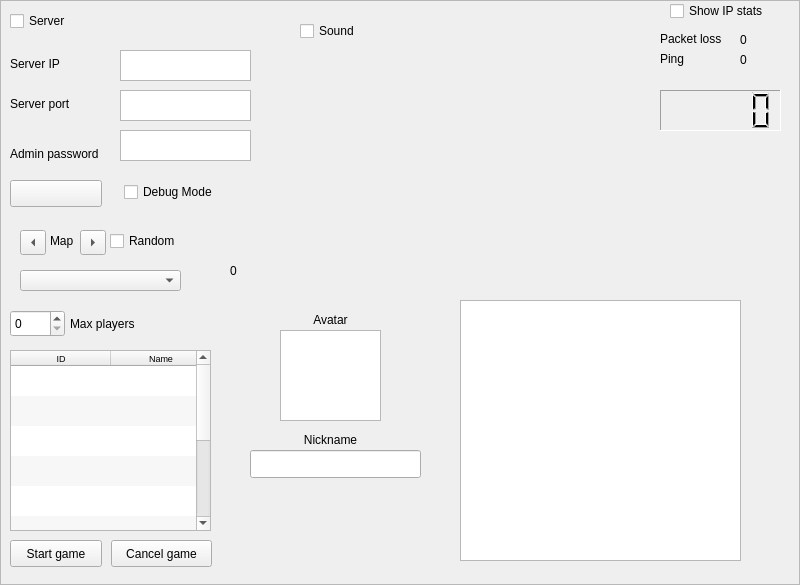
<?xml version="1.0" encoding="UTF-8"?>
<ui version="4.0">
 <class>MenuFrame</class>
 <widget class="QFrame" name="MenuFrame">
  <property name="geometry">
   <rect>
    <x>0</x>
    <y>0</y>
    <width>800</width>
    <height>585</height>
   </rect>
  </property>
  <property name="windowTitle">
   <string>Frame</string>
  </property>
  <property name="frameShape">
   <enum>QFrame::StyledPanel</enum>
  </property>
  <property name="frameShadow">
   <enum>QFrame::Raised</enum>
  </property>
  <widget class="QWidget" name="sound_pref" native="true">
   <property name="geometry">
    <rect>
     <x>290</x>
     <y>10</y>
     <width>171</width>
     <height>71</height>
    </rect>
   </property>
   <widget class="QCheckBox" name="sound">
    <property name="geometry">
     <rect>
      <x>10</x>
      <y>10</y>
      <width>91</width>
      <height>22</height>
     </rect>
    </property>
    <property name="text">
     <string>Sound</string>
    </property>
   </widget>
  </widget>
  <widget class="QWidget" name="player_data" native="true">
   <property name="geometry">
    <rect>
     <x>230</x>
     <y>300</y>
     <width>211</width>
     <height>191</height>
    </rect>
   </property>
   <widget class="QLabel" name="label">
    <property name="geometry">
     <rect>
      <x>40</x>
      <y>10</y>
      <width>121</width>
      <height>20</height>
     </rect>
    </property>
    <property name="text">
     <string>Avatar</string>
    </property>
    <property name="alignment">
     <set>Qt::AlignCenter</set>
    </property>
   </widget>
   <widget class="QGraphicsView" name="graphicsView">
    <property name="geometry">
     <rect>
      <x>50</x>
      <y>30</y>
      <width>101</width>
      <height>91</height>
     </rect>
    </property>
   </widget>
   <widget class="QLabel" name="label_2">
    <property name="geometry">
     <rect>
      <x>40</x>
      <y>130</y>
      <width>121</width>
      <height>20</height>
     </rect>
    </property>
    <property name="text">
     <string>Nickname</string>
    </property>
    <property name="alignment">
     <set>Qt::AlignCenter</set>
    </property>
   </widget>
   <widget class="QLineEdit" name="playerName">
    <property name="geometry">
     <rect>
      <x>20</x>
      <y>150</y>
      <width>171</width>
      <height>28</height>
     </rect>
    </property>
    <property name="maxLength">
     <number>16</number>
    </property>
   </widget>
  </widget>
  <widget class="QLCDNumber" name="gameClock">
   <property name="enabled">
    <bool>true</bool>
   </property>
   <property name="geometry">
    <rect>
     <x>660</x>
     <y>90</y>
     <width>121</width>
     <height>41</height>
    </rect>
   </property>
   <property name="frameShape">
    <enum>QFrame::Panel</enum>
   </property>
   <property name="frameShadow">
    <enum>QFrame::Sunken</enum>
   </property>
   <property name="smallDecimalPoint">
    <bool>false</bool>
   </property>
  </widget>
  <widget class="QWidget" name="gridLayoutWidget">
   <property name="geometry">
    <rect>
     <x>660</x>
     <y>140</y>
     <width>121</width>
     <height>121</height>
    </rect>
   </property>
   <layout class="QGridLayout" name="playerListLayout">
    <property name="spacing">
     <number>0</number>
    </property>
   </layout>
  </widget>
  <widget class="QWidget" name="ip_stats" native="true">
   <property name="enabled">
    <bool>true</bool>
   </property>
   <property name="geometry">
    <rect>
     <x>660</x>
     <y>0</y>
     <width>131</width>
     <height>81</height>
    </rect>
   </property>
   <widget class="QLabel" name="pack_loss_text">
    <property name="geometry">
     <rect>
      <x>0</x>
      <y>30</y>
      <width>81</width>
      <height>17</height>
     </rect>
    </property>
    <property name="text">
     <string>Packet loss</string>
    </property>
   </widget>
   <widget class="QLabel" name="ping_text">
    <property name="geometry">
     <rect>
      <x>0</x>
      <y>50</y>
      <width>59</width>
      <height>17</height>
     </rect>
    </property>
    <property name="text">
     <string>Ping</string>
    </property>
   </widget>
   <widget class="QLabel" name="pack_loss_pic">
    <property name="geometry">
     <rect>
      <x>80</x>
      <y>30</y>
      <width>20</width>
      <height>20</height>
     </rect>
    </property>
    <property name="text">
     <string>0</string>
    </property>
   </widget>
   <widget class="QLabel" name="ping_pic">
    <property name="geometry">
     <rect>
      <x>80</x>
      <y>50</y>
      <width>20</width>
      <height>20</height>
     </rect>
    </property>
    <property name="text">
     <string>0</string>
    </property>
   </widget>
   <widget class="QCheckBox" name="stats_check">
    <property name="geometry">
     <rect>
      <x>10</x>
      <y>0</y>
      <width>111</width>
      <height>22</height>
     </rect>
    </property>
    <property name="text">
     <string>Show IP stats</string>
    </property>
   </widget>
  </widget>
  <widget class="QWidget" name="adminWidget" native="true">
   <property name="geometry">
    <rect>
     <x>0</x>
     <y>220</y>
     <width>221</width>
     <height>361</height>
    </rect>
   </property>
   <widget class="QSpinBox" name="maxPlayersBox">
    <property name="geometry">
     <rect>
      <x>10</x>
      <y>90</y>
      <width>55</width>
      <height>27</height>
     </rect>
    </property>
   </widget>
   <widget class="QLabel" name="maxPlayers_label">
    <property name="geometry">
     <rect>
      <x>70</x>
      <y>90</y>
      <width>101</width>
      <height>27</height>
     </rect>
    </property>
    <property name="text">
     <string>Max players</string>
    </property>
   </widget>
   <widget class="QPushButton" name="startGameButton">
    <property name="geometry">
     <rect>
      <x>10</x>
      <y>320</y>
      <width>92</width>
      <height>27</height>
     </rect>
    </property>
    <property name="text">
     <string>Start game</string>
    </property>
   </widget>
   <widget class="QTableWidget" name="playersList">
    <property name="geometry">
     <rect>
      <x>10</x>
      <y>130</y>
      <width>201</width>
      <height>181</height>
     </rect>
    </property>
    <property name="font">
     <font>
      <pointsize>7</pointsize>
     </font>
    </property>
    <property name="horizontalScrollBarPolicy">
     <enum>Qt::ScrollBarAlwaysOff</enum>
    </property>
    <property name="alternatingRowColors">
     <bool>true</bool>
    </property>
    <property name="selectionMode">
     <enum>QAbstractItemView::NoSelection</enum>
    </property>
    <property name="showGrid">
     <bool>false</bool>
    </property>
    <property name="gridStyle">
     <enum>Qt::SolidLine</enum>
    </property>
    <property name="wordWrap">
     <bool>false</bool>
    </property>
    <property name="cornerButtonEnabled">
     <bool>false</bool>
    </property>
    <property name="rowCount">
     <number>10</number>
    </property>
    <property name="columnCount">
     <number>2</number>
    </property>
    <attribute name="horizontalHeaderHighlightSections">
     <bool>false</bool>
    </attribute>
    <attribute name="horizontalHeaderStretchLastSection">
     <bool>true</bool>
    </attribute>
    <attribute name="verticalHeaderVisible">
     <bool>false</bool>
    </attribute>
    <row/>
    <row/>
    <row/>
    <row/>
    <row/>
    <row/>
    <row/>
    <row/>
    <row/>
    <row/>
    <column>
     <property name="text">
      <string>ID</string>
     </property>
    </column>
    <column>
     <property name="text">
      <string>Name</string>
     </property>
    </column>
   </widget>
   <widget class="QToolButton" name="mapLeftButton">
    <property name="geometry">
     <rect>
      <x>20</x>
      <y>10</y>
      <width>26</width>
      <height>25</height>
     </rect>
    </property>
    <property name="text">
     <string>...</string>
    </property>
    <property name="arrowType">
     <enum>Qt::LeftArrow</enum>
    </property>
   </widget>
   <widget class="QToolButton" name="mapRightButton">
    <property name="geometry">
     <rect>
      <x>80</x>
      <y>10</y>
      <width>26</width>
      <height>25</height>
     </rect>
    </property>
    <property name="text">
     <string>...</string>
    </property>
    <property name="arrowType">
     <enum>Qt::RightArrow</enum>
    </property>
   </widget>
   <widget class="QLabel" name="label_3">
    <property name="geometry">
     <rect>
      <x>50</x>
      <y>10</y>
      <width>31</width>
      <height>21</height>
     </rect>
    </property>
    <property name="text">
     <string>Map</string>
    </property>
   </widget>
   <widget class="QCheckBox" name="randomMapCheck">
    <property name="geometry">
     <rect>
      <x>110</x>
      <y>10</y>
      <width>81</width>
      <height>22</height>
     </rect>
    </property>
    <property name="text">
     <string>Random</string>
    </property>
   </widget>
   <widget class="QComboBox" name="mapOptionCBox">
    <property name="geometry">
     <rect>
      <x>20</x>
      <y>50</y>
      <width>161</width>
      <height>21</height>
     </rect>
    </property>
   </widget>
   <widget class="QPushButton" name="cancelGameButton">
    <property name="geometry">
     <rect>
      <x>111</x>
      <y>320</y>
      <width>101</width>
      <height>27</height>
     </rect>
    </property>
    <property name="text">
     <string>Cancel game</string>
    </property>
   </widget>
  </widget>
  <widget class="QGraphicsView" name="previewGraphicsView">
   <property name="geometry">
    <rect>
     <x>460</x>
     <y>300</y>
     <width>281</width>
     <height>261</height>
    </rect>
   </property>
  </widget>
  <widget class="QLabel" name="serverStatus">
   <property name="geometry">
    <rect>
     <x>230</x>
     <y>250</y>
     <width>41</width>
     <height>41</height>
    </rect>
   </property>
   <property name="text">
    <string>0</string>
   </property>
  </widget>
  <widget class="QWidget" name="network_pref" native="true">
   <property name="geometry">
    <rect>
     <x>0</x>
     <y>0</y>
     <width>271</width>
     <height>221</height>
    </rect>
   </property>
   <widget class="QCheckBox" name="isServer">
    <property name="geometry">
     <rect>
      <x>10</x>
      <y>10</y>
      <width>91</width>
      <height>22</height>
     </rect>
    </property>
    <property name="text">
     <string>Server</string>
    </property>
   </widget>
   <widget class="QLabel" name="ipLabel">
    <property name="geometry">
     <rect>
      <x>10</x>
      <y>50</y>
      <width>119</width>
      <height>27</height>
     </rect>
    </property>
    <property name="text">
     <string>Server IP</string>
    </property>
   </widget>
   <widget class="QLabel" name="portLabel">
    <property name="geometry">
     <rect>
      <x>10</x>
      <y>90</y>
      <width>119</width>
      <height>27</height>
     </rect>
    </property>
    <property name="text">
     <string>Server port</string>
    </property>
   </widget>
   <widget class="QTextEdit" name="serverIp">
    <property name="geometry">
     <rect>
      <x>120</x>
      <y>50</y>
      <width>131</width>
      <height>31</height>
     </rect>
    </property>
   </widget>
   <widget class="QTextEdit" name="serverPort">
    <property name="geometry">
     <rect>
      <x>120</x>
      <y>90</y>
      <width>131</width>
      <height>31</height>
     </rect>
    </property>
   </widget>
   <widget class="QPushButton" name="serverButton">
    <property name="geometry">
     <rect>
      <x>10</x>
      <y>180</y>
      <width>92</width>
      <height>27</height>
     </rect>
    </property>
    <property name="text">
     <string/>
    </property>
   </widget>
   <widget class="QLabel" name="passwordLabel">
    <property name="geometry">
     <rect>
      <x>10</x>
      <y>140</y>
      <width>119</width>
      <height>27</height>
     </rect>
    </property>
    <property name="text">
     <string>Admin password</string>
    </property>
   </widget>
   <widget class="QTextEdit" name="password">
    <property name="geometry">
     <rect>
      <x>120</x>
      <y>130</y>
      <width>131</width>
      <height>31</height>
     </rect>
    </property>
   </widget>
   <widget class="QCheckBox" name="checkDebugMode">
    <property name="geometry">
     <rect>
      <x>124</x>
      <y>180</y>
      <width>131</width>
      <height>24</height>
     </rect>
    </property>
    <property name="toolTip">
     <string>Enables single player game, more bonus, no countdown, etc.</string>
    </property>
    <property name="text">
     <string>Debug Mode</string>
    </property>
    <property name="checked">
     <bool>false</bool>
    </property>
   </widget>
  </widget>
 </widget>
 <resources/>
 <connections/>
</ui>
